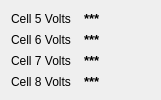
   <widget class="QWidget" name="layoutWidget">
    <property name="geometry">
     <rect>
      <x>970</x>
      <y>150</y>
      <width>161</width>
      <height>92</height>
     </rect>
    </property>
    <layout class="QGridLayout" name="gridLayout_14">
     <item row="0" column="0">
      <widget class="QLabel" name="Cell_5_Voltage_label">
       <property name="text">
        <string>Cell 5 Volts</string>
       </property>
      </widget>
     </item>
     <item row="0" column="1">
      <widget class="QLabel" name="Cell_5_Voltage_Value">
       <property name="font">
        <font>
         <pointsize>10</pointsize>
         <weight>75</weight>
         <bold>true</bold>
        </font>
       </property>
       <property name="text">
        <string>***</string>
       </property>
      </widget>
     </item>
     <item row="1" column="0">
      <widget class="QLabel" name="Cell_6_Voltage_label">
       <property name="text">
        <string>Cell 6 Volts</string>
       </property>
      </widget>
     </item>
     <item row="1" column="1">
      <widget class="QLabel" name="Cell_6_Voltage_Value">
       <property name="font">
        <font>
         <pointsize>10</pointsize>
         <weight>75</weight>
         <bold>true</bold>
        </font>
       </property>
       <property name="text">
        <string>***</string>
       </property>
      </widget>
     </item>
     <item row="2" column="0">
      <widget class="QLabel" name="Cell_7_Voltage_label">
       <property name="text">
        <string>Cell 7 Volts</string>
       </property>
      </widget>
     </item>
     <item row="2" column="1">
      <widget class="QLabel" name="Cell_7_Voltage_Value">
       <property name="font">
        <font>
         <pointsize>10</pointsize>
         <weight>75</weight>
         <bold>true</bold>
        </font>
       </property>
       <property name="text">
        <string>***</string>
       </property>
      </widget>
     </item>
     <item row="3" column="0">
      <widget class="QLabel" name="Cell_8_Voltage_label">
       <property name="text">
        <string>Cell 8 Volts</string>
       </property>
      </widget>
     </item>
     <item row="3" column="1">
      <widget class="QLabel" name="Cell_8_Voltage_Value">
       <property name="font">
        <font>
         <pointsize>10</pointsize>
         <weight>75</weight>
         <bold>true</bold>
        </font>
       </property>
       <property name="text">
        <string>***</string>
       </property>
      </widget>
     </item>
    </layout>
   </widget>
